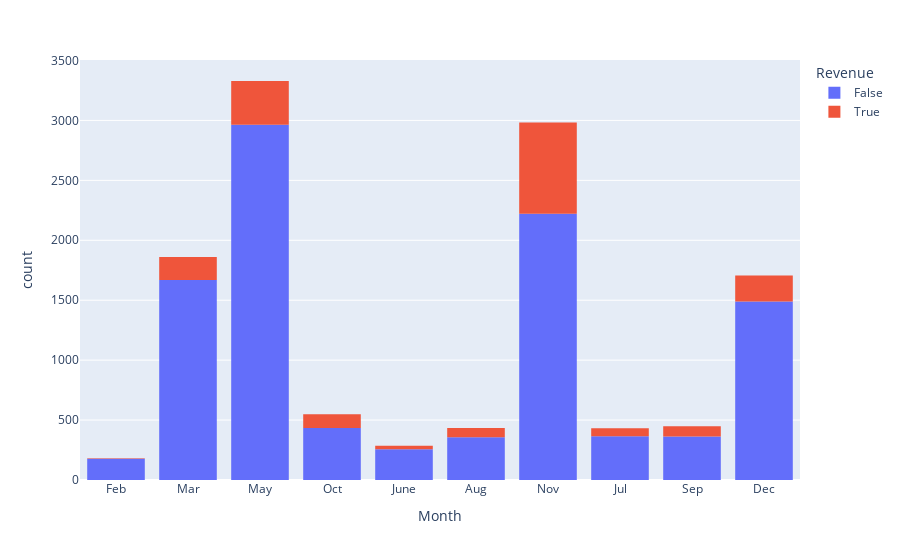

Source (notebook cell):
### Markdown cell above
As we can se the sessions that did receive revenue (True) have 45 more points time spent on the web than the false. And they also have 4 times less of a bounce rate.

### Code cell
fig = px.histogram(df, x="Month", color="Revenue")

fig.show()

### Figure 1 — Plotly figure (JSON) as saved in the notebook; plotly's stock layout.template omitted (floating-point values rounded to 4 significant figures; data arrays with more than 128 entries replaced by an {"elided": "..."} marker saying what was removed)
{"data": [{"bingroup": "x", "hovertemplate": "Revenue=False<br>Month=%{x}<br>count=%{y}<extra></extra>", "legendgroup": "False", "marker": {"color": "#636efa", "pattern": {"shape": ""}}, "name": "False", "orientation": "v", "showlegend": true, "type": "histogram", "x": {"elided": "10297 str values"}, "xaxis": "x", "yaxis": "y"}, {"bingroup": "x", "hovertemplate": "Revenue=True<br>Month=%{x}<br>count=%{y}<extra></extra>", "legendgroup": "True", "marker": {"color": "#EF553B", "pattern": {"shape": ""}}, "name": "True", "orientation": "v", "showlegend": true, "type": "histogram", "x": {"elided": "1908 str values"}, "xaxis": "x", "yaxis": "y"}], "layout": {"barmode": "relative", "legend": {"title": {"text": "Revenue"}, "tracegroupgap": 0}, "margin": {"t": 60}, "xaxis": {"anchor": "y", "domain": [0, 1], "title": {"text": "Month"}}, "yaxis": {"anchor": "x", "domain": [0, 1], "title": {"text": "count"}}}}
